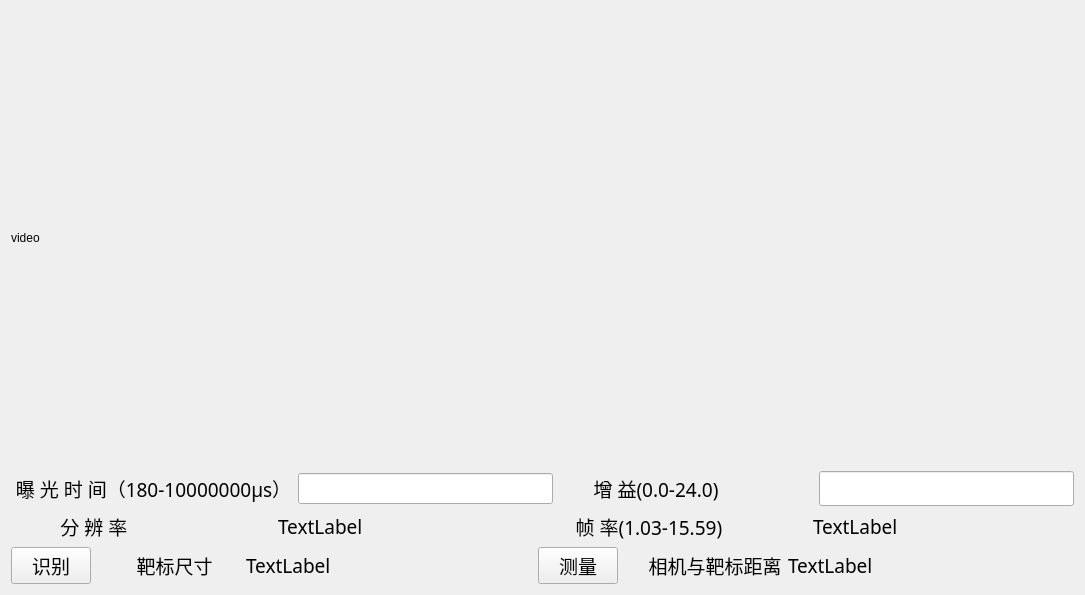
<?xml version="1.0" encoding="UTF-8"?>
<ui version="4.0">
 <class>Form</class>
 <widget class="QWidget" name="Form">
  <property name="geometry">
   <rect>
    <x>0</x>
    <y>0</y>
    <width>1085</width>
    <height>595</height>
   </rect>
  </property>
  <property name="windowTitle">
   <string>智能光电感知实验</string>
  </property>
  <layout class="QVBoxLayout" name="verticalLayout">
   <item>
    <widget class="QLabel" name="label_7">
     <property name="text">
      <string>video</string>
     </property>
    </widget>
   </item>
   <item>
    <layout class="QHBoxLayout" name="horizontalLayout">
     <item>
      <widget class="QLabel" name="label">
       <property name="sizePolicy">
        <sizepolicy hsizetype="Preferred" vsizetype="Fixed">
         <horstretch>1</horstretch>
         <verstretch>0</verstretch>
        </sizepolicy>
       </property>
       <property name="font">
        <font>
         <family>宋体</family>
         <pointsize>14</pointsize>
        </font>
       </property>
       <property name="text">
        <string> 曝 光 时 间（180-10000000μs）</string>
       </property>
       <property name="textFormat">
        <enum>Qt::AutoText</enum>
       </property>
      </widget>
     </item>
     <item>
      <widget class="QLineEdit" name="lineEdit">
       <property name="sizePolicy">
        <sizepolicy hsizetype="Preferred" vsizetype="Fixed">
         <horstretch>1</horstretch>
         <verstretch>0</verstretch>
        </sizepolicy>
       </property>
       <property name="font">
        <font>
         <family>宋体</family>
         <pointsize>12</pointsize>
        </font>
       </property>
      </widget>
     </item>
     <item>
      <widget class="QLabel" name="label_4">
       <property name="sizePolicy">
        <sizepolicy hsizetype="Preferred" vsizetype="Fixed">
         <horstretch>1</horstretch>
         <verstretch>0</verstretch>
        </sizepolicy>
       </property>
       <property name="font">
        <font>
         <family>宋体</family>
         <pointsize>14</pointsize>
        </font>
       </property>
       <property name="text">
        <string>       增 益(0.0-24.0)</string>
       </property>
      </widget>
     </item>
     <item>
      <widget class="QLineEdit" name="lineEdit_4">
       <property name="sizePolicy">
        <sizepolicy hsizetype="Preferred" vsizetype="Fixed">
         <horstretch>1</horstretch>
         <verstretch>0</verstretch>
        </sizepolicy>
       </property>
       <property name="font">
        <font>
         <family>宋体</family>
         <pointsize>14</pointsize>
        </font>
       </property>
      </widget>
     </item>
    </layout>
   </item>
   <item>
    <layout class="QHBoxLayout" name="horizontalLayout_2">
     <item>
      <widget class="QLabel" name="label_2">
       <property name="sizePolicy">
        <sizepolicy hsizetype="Preferred" vsizetype="Fixed">
         <horstretch>1</horstretch>
         <verstretch>0</verstretch>
        </sizepolicy>
       </property>
       <property name="font">
        <font>
         <family>宋体</family>
         <pointsize>14</pointsize>
        </font>
       </property>
       <property name="text">
        <string>          分 辨 率</string>
       </property>
      </widget>
     </item>
     <item>
      <widget class="QLabel" name="label_14">
       <property name="sizePolicy">
        <sizepolicy hsizetype="Preferred" vsizetype="Fixed">
         <horstretch>1</horstretch>
         <verstretch>0</verstretch>
        </sizepolicy>
       </property>
       <property name="font">
        <font>
         <family>宋体</family>
         <pointsize>14</pointsize>
        </font>
       </property>
       <property name="text">
        <string>TextLabel</string>
       </property>
      </widget>
     </item>
     <item>
      <widget class="QLabel" name="label_3">
       <property name="sizePolicy">
        <sizepolicy hsizetype="Preferred" vsizetype="Fixed">
         <horstretch>1</horstretch>
         <verstretch>0</verstretch>
        </sizepolicy>
       </property>
       <property name="font">
        <font>
         <family>宋体</family>
         <pointsize>14</pointsize>
        </font>
       </property>
       <property name="text">
        <string>      帧 率(1.03-15.59)</string>
       </property>
      </widget>
     </item>
     <item>
      <widget class="QLabel" name="label_15">
       <property name="sizePolicy">
        <sizepolicy hsizetype="Preferred" vsizetype="Fixed">
         <horstretch>1</horstretch>
         <verstretch>0</verstretch>
        </sizepolicy>
       </property>
       <property name="font">
        <font>
         <family>宋体</family>
         <pointsize>14</pointsize>
        </font>
       </property>
       <property name="text">
        <string>TextLabel</string>
       </property>
      </widget>
     </item>
    </layout>
   </item>
   <item>
    <layout class="QHBoxLayout" name="horizontalLayout_3">
     <item>
      <widget class="QPushButton" name="pushButton">
       <property name="font">
        <font>
         <family>宋体</family>
         <pointsize>14</pointsize>
        </font>
       </property>
       <property name="text">
        <string>识别</string>
       </property>
      </widget>
     </item>
     <item>
      <widget class="QLabel" name="label_5">
       <property name="sizePolicy">
        <sizepolicy hsizetype="Preferred" vsizetype="Fixed">
         <horstretch>1</horstretch>
         <verstretch>0</verstretch>
        </sizepolicy>
       </property>
       <property name="maximumSize">
        <size>
         <width>16777215</width>
         <height>50</height>
        </size>
       </property>
       <property name="font">
        <font>
         <family>宋体</family>
         <pointsize>14</pointsize>
        </font>
       </property>
       <property name="text">
        <string>        靶标尺寸</string>
       </property>
      </widget>
     </item>
     <item>
      <widget class="QLabel" name="label_12">
       <property name="sizePolicy">
        <sizepolicy hsizetype="Preferred" vsizetype="Fixed">
         <horstretch>2</horstretch>
         <verstretch>0</verstretch>
        </sizepolicy>
       </property>
       <property name="font">
        <font>
         <family>宋体</family>
         <pointsize>14</pointsize>
        </font>
       </property>
       <property name="text">
        <string>TextLabel</string>
       </property>
      </widget>
     </item>
     <item>
      <widget class="QPushButton" name="pushButton_2">
       <property name="font">
        <font>
         <family>宋体</family>
         <pointsize>14</pointsize>
        </font>
       </property>
       <property name="text">
        <string>测量</string>
       </property>
      </widget>
     </item>
     <item>
      <widget class="QLabel" name="label_6">
       <property name="sizePolicy">
        <sizepolicy hsizetype="Preferred" vsizetype="Fixed">
         <horstretch>1</horstretch>
         <verstretch>0</verstretch>
        </sizepolicy>
       </property>
       <property name="maximumSize">
        <size>
         <width>16777215</width>
         <height>50</height>
        </size>
       </property>
       <property name="font">
        <font>
         <family>宋体</family>
         <pointsize>14</pointsize>
        </font>
       </property>
       <property name="text">
        <string>     相机与靶标距离</string>
       </property>
      </widget>
     </item>
     <item>
      <widget class="QLabel" name="label_13">
       <property name="sizePolicy">
        <sizepolicy hsizetype="Preferred" vsizetype="Fixed">
         <horstretch>2</horstretch>
         <verstretch>0</verstretch>
        </sizepolicy>
       </property>
       <property name="font">
        <font>
         <family>宋体</family>
         <pointsize>14</pointsize>
        </font>
       </property>
       <property name="text">
        <string>TextLabel</string>
       </property>
      </widget>
     </item>
    </layout>
   </item>
  </layout>
 </widget>
 <resources/>
 <connections/>
</ui>
